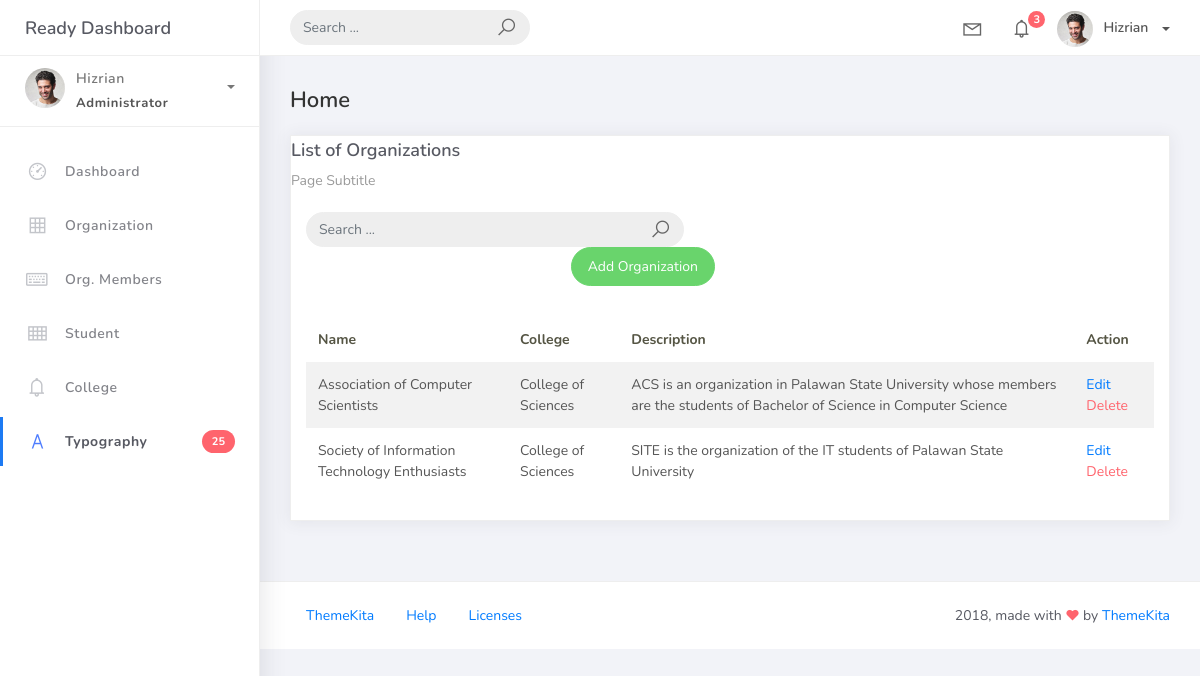
Before: /organization_list with the older database file.
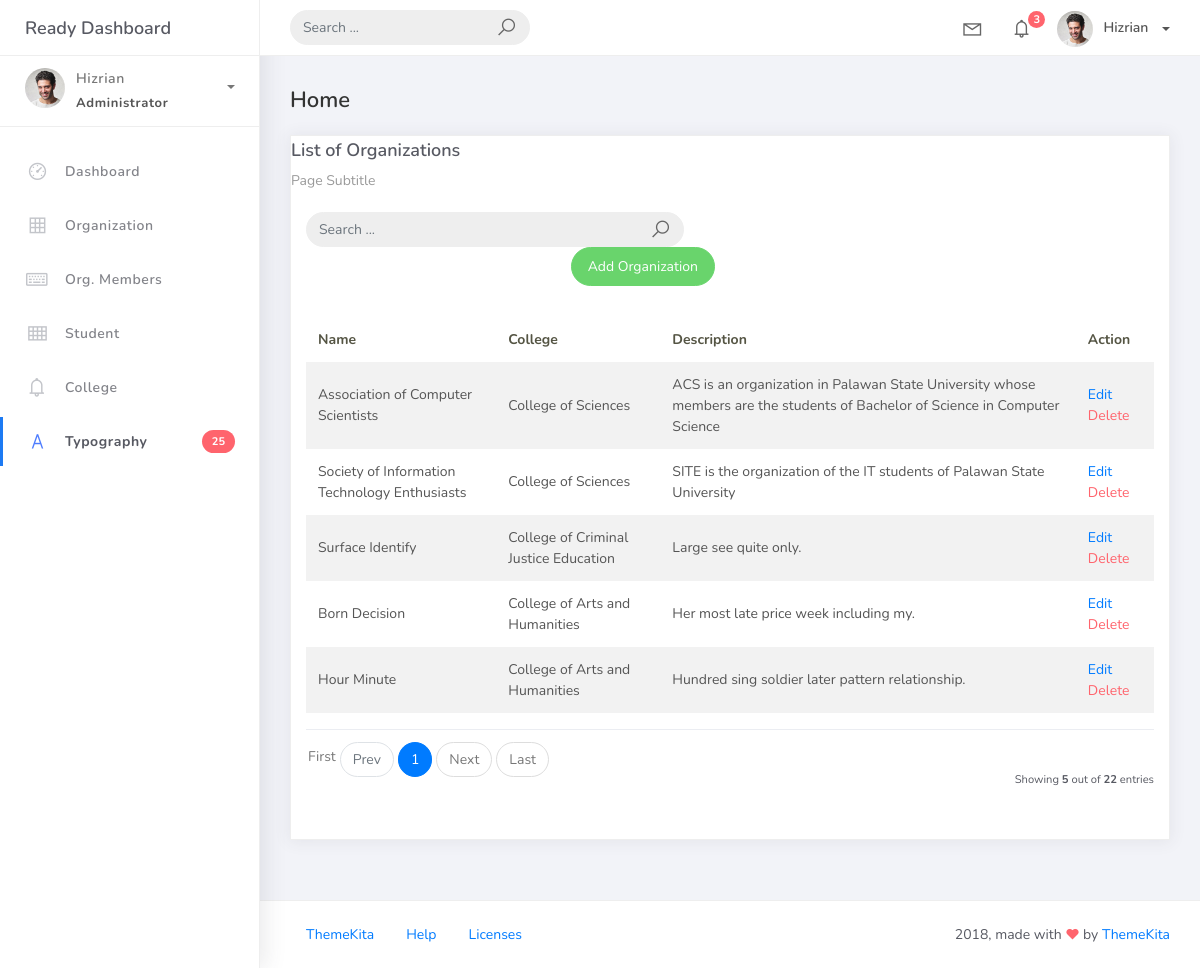
After: the same page with the newer database file.
### studentorg/models.py (models this page shows, shortened)
class BaseModel(models.Model):
    created_at = models.DateTimeField(auto_now_add=True, db_index=True)
    updated_at = models.DateTimeField(auto_now=True)
    class Meta:
        abstract = True

class Organization(BaseModel):
    name = models.CharField(max_length=250)
    college = models.ForeignKey(
        College, null=True, blank=True, on_delete=models.CASCADE)
    description = models.CharField(max_length=500)

class College(BaseModel):
    college_name = models.CharField(max_length=150)
    def __str__(self):
        return self.college_name

### studentorg/views.py (the view)
# urls.py: path('organization_list', OrganizationList.as_view(), name='organization-list'),
class OrganizationList(ListView):
    model = Organization
    context_object_name = 'organization'
    template_name = 'org_list.html'
    paginate_by = 5

### templates/org_list.html
{% extends 'base.html' %} {% load static %} {% block content %}
<div class="content">
    <div class="container-fluid">
        <h4 class="page-title">Home</h4>
        <div class="row">
            <div class="col-md-12">
                <div class="card">
                    <div class="card-reader">
                        <div class="card-title">List of Organizations</div>
                        <div class="card-category">Page Subtitle</div>
                    </div>
                    <br />
                            <div class="col-md-12 row">
                                <div class="col-md-6">
                                    <form class="navbar-left navbar-form nav-search mr-md-3" action="">
                                        <div class="input-group">
                                            <input type="text" placeholder="Search ..." class="form-control" />
                                            <div class="input-group-append">
                                                <span class="input-group-text">
                                                    <i class="la la-search search-icon"></i>
                                                </span>
                                            </div>
                                        </div>
                                    </form>
                                </div>
                            </div>
                            <div class="col-md-6">
                                <div class="pull-right">
                                    <a href="{% url 'organization-add' %}" class="btn btn-success btn-rounded">Add Organization</a>
                                </div>
                            </div>
                    <div class="card-body">
                        <table class="table table-striped mt-3">
                            <thead>
                                <tr>
                                    <th scope="col">Name</th>
                                    <th scope="col">College</th>
                                    <th scope="col">Description</th>
                                    <th scope="col">Action</th>
                                </tr>
                            </thead>
                            <tbody>
                                {% for object in object_list %}
                                <tr>
                                    <td>{{ object.name }}</td>
                                    <td>{{ object.college }}</td>
                                    <td>{{ object.description }}</td>
                                    <td>
                                        <a href="organization_list/{{ object.id }}">Edit</a>
                                        <a href="organization_list/{{ object.id }}/delete" class="text-danger">Delete</a>
                                    </td>
                                </tr>
                                {% empty %}
                                <tr>
                                    <td colspan="4" style="text-align: center">
                                        <p class="text-sm font-weight-bold mb-0">No Records Found</p>
                                    </td>
                                </tr>
                                {% endfor %}
                            </tbody>
                        </table>
                        {% include 'includes/pagination.html' %}
                    </div>
                </div>
            </div>
        </div>
    </div>
</div>
{% endblock %}

Changed rows visible on the page:
added Organization: name "Surface Identify", college "College of Criminal Justice Education", description "Large see quite only."
added Organization: name "Born Decision", college "College of Arts and Humanities", description "Her most late price week including my."
added Organization: name "Hour Minute", college "College of Arts and Humanities", description "Hundred sing soldier later pattern relationship."
Other visible differences:
{{ object_list.count }}: (not shown) → "5"
{{ paginator.count }}: (not shown) → "22"
text now shown: "First Prev Next Last Showing out of entries"
new list line: "1"
